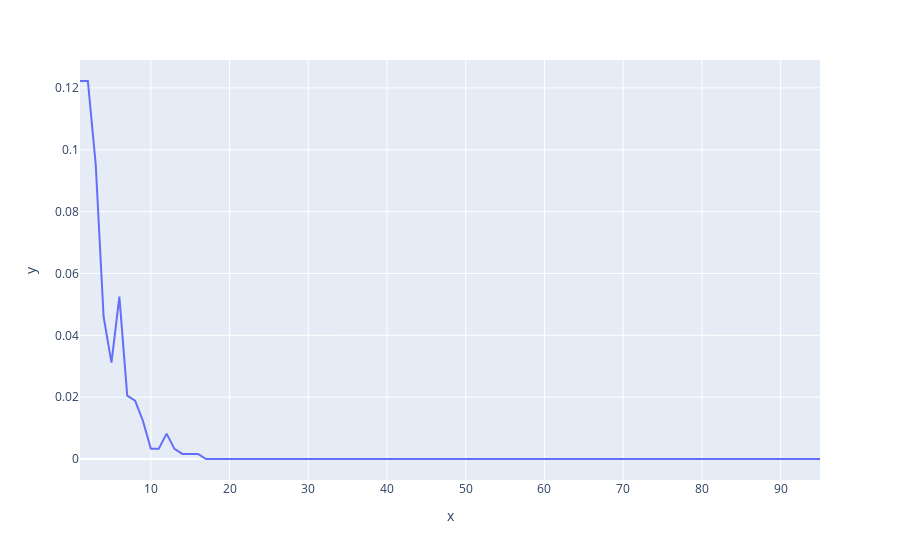

The code cell stored with this chart in its notebook:
### Code cell
fig = px.line(x=range(1,96),y=error_rates)
fig.show()

### Figure 1 — Plotly figure (JSON) as saved in the notebook; plotly's stock layout.template omitted (floating-point values rounded to 4 significant figures)
{"data": [{"hovertemplate": "x=%{x}<br>y=%{y}<extra></extra>", "legendgroup": "", "line": {"color": "#636efa", "dash": "solid"}, "marker": {"symbol": "circle"}, "mode": "lines", "name": "", "orientation": "v", "showlegend": false, "type": "scatter", "x": [1, 2, 3, 4, 5, 6, 7, 8, 9, 10, 11, 12, 13, 14, 15, 16, 17, 18, 19, 20, 21, 22, 23, 24, 25, 26, 27, 28, 29, 30, 31, 32, 33, 34, 35, 36, 37, 38, 39, 40, 41, 42, 43, 44, 45, 46, 47, 48, 49, 50, 51, 52, 53, 54, 55, 56, 57, 58, 59, 60, 61, 62, 63, 64, 65, 66, 67, 68, 69, 70, 71, 72, 73, 74, 75, 76, 77, 78, 79, 80, 81, 82, 83, 84, 85, 86, 87, 88, 89, 90, 91, 92, 93, 94, 95], "xaxis": "x", "y": [0.1222, 0.1222, 0.09516, 0.04594, 0.03117, 0.0525, 0.02051, 0.01887, 0.01231, 0.003281, 0.003281, 0.008203, 0.003281, 0.001641, 0.001641, 0.001641, 0, 0, 0, 0, 0, 0, 0, 0, 0, 0, 0, 0, 0, 0, 0, 0, 0, 0, 0, 0, 0, 0, 0, 0, 0, 0, 0, 0, 0, 0, 0, 0, 0, 0, 0, 0, 0, 0, 0, 0, 0, 0, 0, 0, 0, 0, 0, 0, 0, 0, 0, 0, 0, 0, 0, 0, 0, 0, 0, 0, 0, 0, 0, 0, 0, 0, 0, 0, 0, 0, 0, 0, 0, 0, 0, 0, 0, 0, 0], "yaxis": "y"}], "layout": {"autosize": true, "legend": {"tracegroupgap": 0}, "margin": {"t": 60}, "xaxis": {"anchor": "y", "autorange": true, "domain": [0, 1], "range": [1, 95], "title": {"text": "x"}, "type": "linear"}, "yaxis": {"anchor": "x", "autorange": true, "domain": [0, 1], "range": [-0.006791, 0.129], "title": {"text": "y"}, "type": "linear"}}}
